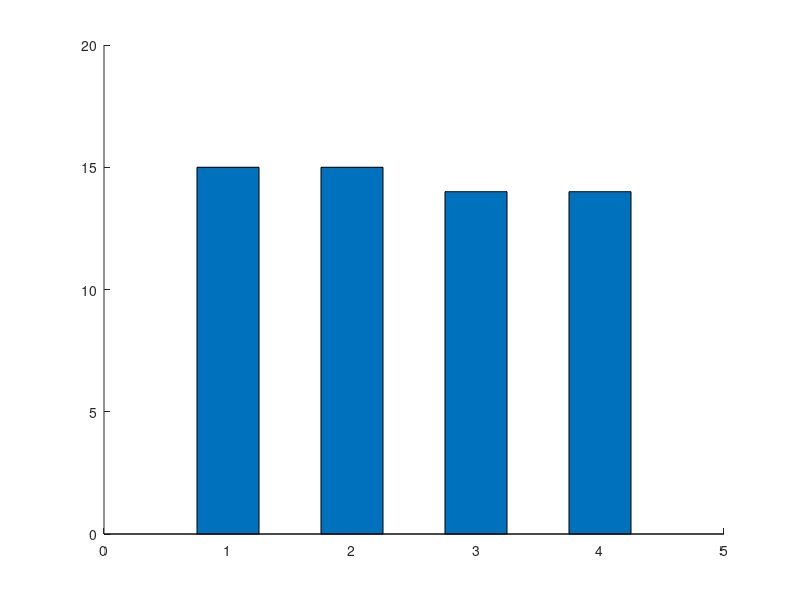

Recreate this plot in MATLAB. (Note: this script raises an error after producing the figure.)
% Ranged Analysis Small, Only States Covering New

binaryNames = {'factor'; 'base64'; 'mkdir'; 'join'};
count = [15, 15, 14, 14];
ranged_count = [22, 18, 22, 8];
x = [1,2,3,4];
w1 = 0.5;
w2 = w1 / 2;

bar(x, count, w1, 'Number of test cases producted', [0.2 0.2 0.5]);

hold on
bar(x, ranged_count, w2, 'Number of test cases produced', [0 0.7 0.7]);
set(gca, 'xtick', [1:4], 'xticklabel', binaryNames);
hold off